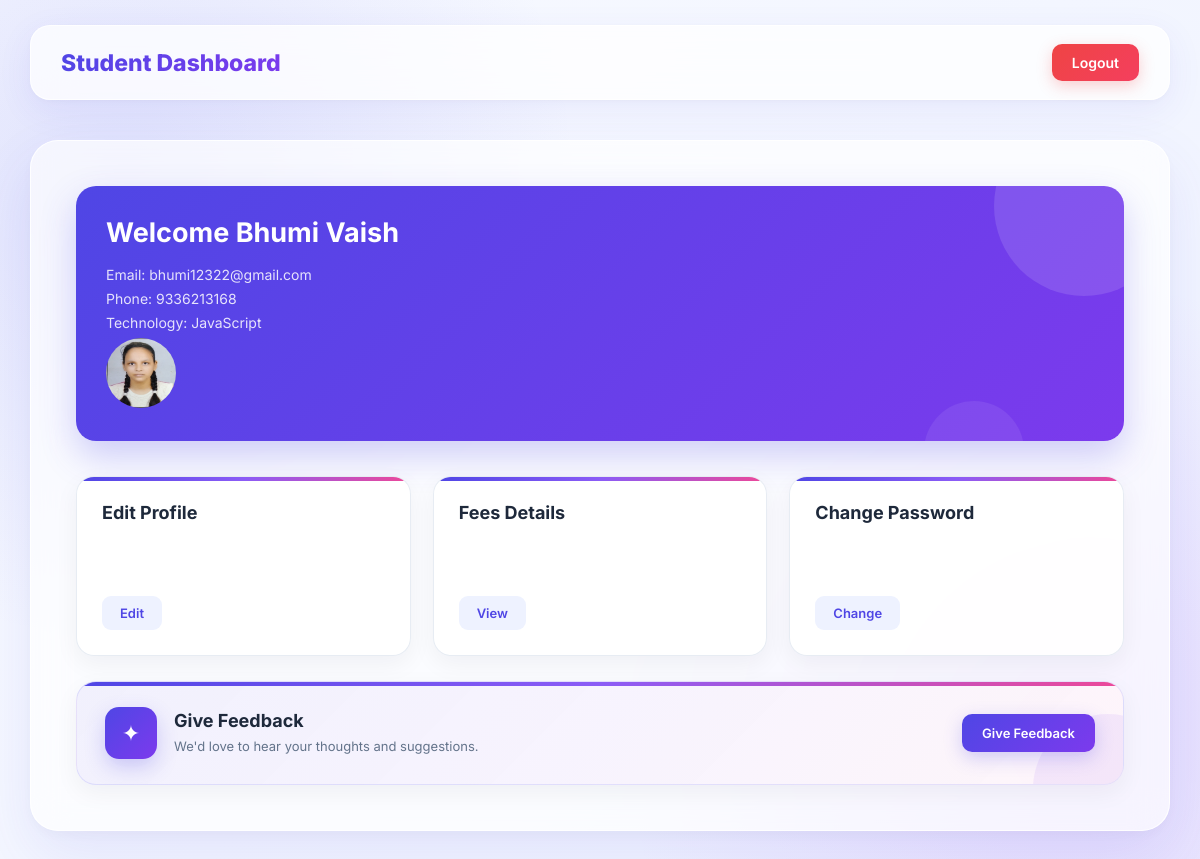
/student_home/ (signed in), run on the app's committed database.
### student/models.py (models this page shows)
class Student(models.Model):
    name = models.CharField(max_length=30, null=True)
    email = models.EmailField(max_length=30, null=True)
    username = models.CharField(max_length=30, unique=True, null=True)
    password = models.CharField(max_length=30,null=True)
    college = models.CharField(max_length=30, null=True)
    city = models.CharField(max_length=30, null=True)
    join_date = models.DateField(null=True)
    total_fees = models.DecimalField(max_digits=30, decimal_places=2)
    paid_fees = models.DecimalField(max_digits=30, decimal_places=2)
    left_fees = models.DecimalField(max_digits=30, decimal_places=2, null=True)
    phone = models.CharField(max_length=15, null=True)
    tech = models.CharField(max_length=30, null=True)
    image = models.ImageField(upload_to='images/')

### student/views.py (the view)
# urls.py: path("student_home/",student_home,name='student_home'),
def student_home(request):
    if 'student_id' not in request.session:
        return redirect('login')
    sid = request.session['student_id']
    student = Student.objects.get(id=sid)
    return render(request, 'student_home.html',{'student':student})

### student/templates/student_home.html (shortened to what this page needs)
{% load static %}
<!DOCTYPE html>
<html lang="en">
<head>
</head>
<body>
    <div class="header">
        <h2>Student Dashboard</h2>
        <a href="{% url 'login' %}">Logout</a>
    </div>
    <div class="profile">
        <div class="info">
            <h3>Welcome {{student.name}}</h3>
            <p>Email: {{student.email}}</p>
            <p>Phone: {{student.phone}}</p>
            <p>Technology: {{student.tech}}</p>
            <div class="new">
                <p><img src="{{ student.image.url }}" alt="" height="70" width="70"></p>
            </div>
        </div>
        <div class="cards">
            <div class="card">
                <h3>Edit Profile</h3>
                <a href="{% url 'edit_profile' %}">Edit</a>
            </div>
            <div class="card">
                <h3>Fees Details</h3>
                <a href="{% url 'fee_details' %}">View</a>
            </div>
            <div class="card">
                <h3>Change Password</h3>
                <a href="{% url 'change_password' %}">Change</a>
            </div>
        </div>
        <div class="feedback">
            <div class="feedback-content">
                <div class="feedback-icon">✦</div>
                <div class="feedback-text">
                    <h3>Give Feedback</h3>
                    <p>We'd love to hear your thoughts and suggestions.</p>
                </div>
            </div>
            <a href="{% url 'give_feedback' %}">Give Feedback</a>
        </div>
    </div>
</body>
</html>

### data on the page
Student: name "Bhumi Vaish", email "bhumi12322@gmail.com", phone "9336213168", tech "JavaScript", image (picture)
